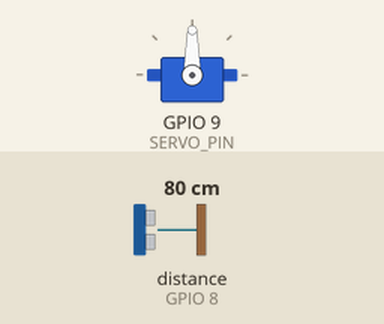
The program below on a simulated ESP32-S3. On the bench: servo. Wiring (inferred from the names in the program): ultrasonic range finder: trigger GPIO 18; echo GPIO 8. Inputs (shaded band) come from the test bench; at power-on: distance to the obstacle (sensor on GPIO 8) 80 cm. The echo pulse lasts 58.3 µs per cm; what the program prints to the serial monitor is not drawn.

Above: at 6.1 s.
6.2 s: distance to the obstacle (sensor on GPIO 8) set to 2 cm
At 6.85 s:
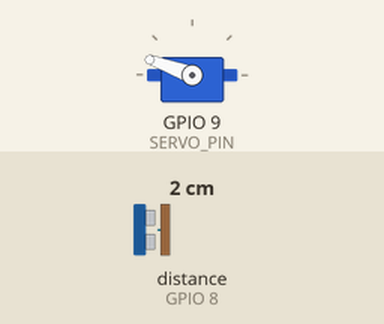
9.2 s: distance to the obstacle (sensor on GPIO 8) set to 120 cm
At 10.89 s:
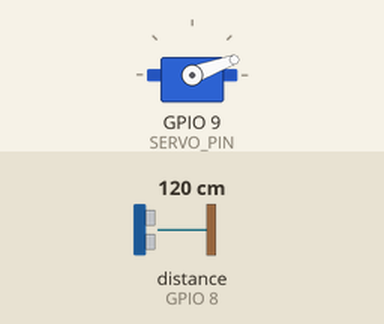
Timing chart, 0 to 18.2 s (numbered marks = the images above; inputs shaded):
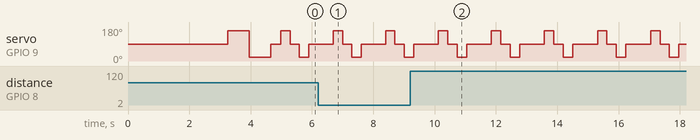

Measured:
- by itself, servo on GPIO 9 (SERVO_PIN): repeats every 1.7 s: 160° 0.31 s, 90° 0.31 s, 20° 0.31 s, 90° 0.81 s

The program:

main.cpp
```cpp
// ============================================
// Test 03: HC-SR04 Ultrasonic + SG90 Servo
// Wire: TRIG=GPIO18, ECHO=GPIO8
//        Servo=GPIO9, VCC=5V, GND
// Tests: distance reading, servo sweep, full scan
// ============================================

#include <Arduino.h>
#include <ESP32Servo.h>

#define US_TRIG   18
#define US_ECHO   8
#define SERVO_PIN 9

Servo servo;

float readDistance() {
    digitalWrite(US_TRIG, LOW);  delayMicroseconds(2);
    digitalWrite(US_TRIG, HIGH); delayMicroseconds(10);
    digitalWrite(US_TRIG, LOW);
    unsigned long dur = pulseIn(US_ECHO, HIGH, 30000);
    if (dur == 0) return -1;
    return dur / 58.0;
}

void setup() {
    Serial.begin(115200);
    delay(1000);

    Serial.println("\n##############################################");
    Serial.println("#  Test 03: HC-SR04 + SG90 Servo             #");
    Serial.println("#  Wire: TRIG=GPIO18, ECHO=GPIO8             #");
    Serial.println("#        Servo=GPIO9                         #");
    Serial.println("#        VCC=5V (both), GND                  #");
    Serial.println("##############################################\n");

    pinMode(US_TRIG, OUTPUT);
    pinMode(US_ECHO, INPUT);

    // Servo init (ESP32 style)
    servo.setPeriodHertz(50);
    servo.attach(SERVO_PIN, 500, 2400);
    servo.write(90);
    delay(500);

    // === Ultrasonic test ===
    Serial.println("=== Ultrasonic Test ===");
    Serial.println("  Place hand ~20cm in front of sensor\n");

    for (int i = 0; i < 5; i++) {
        float d = readDistance();
        if (d < 0) Serial.printf("  [%d] ERROR: No echo!\n", i + 1);
        else       Serial.printf("  [%d] %.1f cm\n", i + 1, d);
        delay(200);
    }

    // === Servo test ===
    Serial.println("\n=== Servo Test ===");

    Serial.println("  Moving to CENTER (90)...");
    servo.write(90);
    delay(700);
    float center = readDistance();
    Serial.printf("  Center distance: %.1f cm\n", center);

    Serial.println("  Moving to LEFT (160)...");
    servo.write(160);
    delay(700);
    float left = readDistance();
    Serial.printf("  Left distance: %.1f cm\n", left);

    Serial.println("  Moving to RIGHT (20)...");
    servo.write(20);
    delay(700);
    float right = readDistance();
    Serial.printf("  Right distance: %.1f cm\n", right);

    servo.write(90);
    delay(300);

    // Check results
    Serial.println("\n=== Results ===");
    if (center < 0 && left < 0 && right < 0) {
        Serial.println("  Ultrasonic: FAIL - no readings at all");
        Serial.println("  Check: TRIG→GPIO18, ECHO→GPIO8, VCC→5V");
    } else {
        Serial.println("  Ultrasonic: OK");
    }

    if (abs(left - center) > 5 || abs(right - center) > 5) {
        Serial.println("  Servo: OK (distances change at different angles)");
    } else {
        Serial.println("  Servo: might not be moving (all readings similar)");
        Serial.println("  Check: servo signal→GPIO9, servo VCC→5V");
    }

    Serial.println("\n##############################################");
    Serial.println("#  Continuous sweep mode                     #");
    Serial.println("##############################################\n");
}

void loop() {
    // Continuous sweep: L → C → R → C, print distances
    int angles[] = {160, 90, 20, 90};
    const char* labels[] = {"LEFT ", "CENTER", "RIGHT", "CENTER"};

    for (int i = 0; i < 4; i++) {
        servo.write(angles[i]);
        delay(300);
        float d = readDistance();
        Serial.printf("[%s] %3d deg → %6.1f cm\n", labels[i], angles[i], d);
    }
    Serial.println();
    delay(500);
}
```
